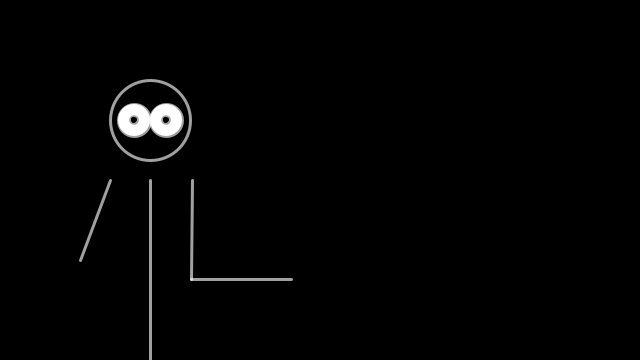
Frame 1 (no input)
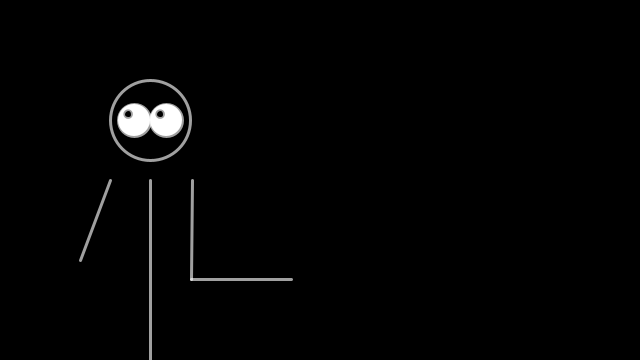
Frame 60 (the mouse pressed at the canvas centre just before this capture)
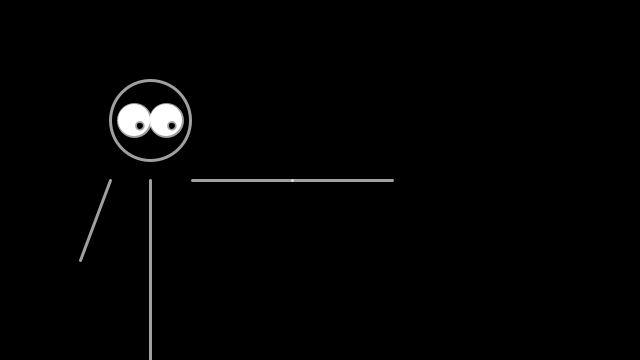
Frame 120 (the mouse held since frame 60 and released just before this capture)

The Processing sketch that drew these frames (run headless with seeded random() and noise(); from frame 60 on, the mouse is pressed at the canvas centre):

// Processing sketch: processing_140877
// ── processing_140877.pde

//Sam Legros, Exercise 7, Question 1

// To this sketch, I added the Soot coding, as well as a body and
// limb to create a stick character. I noticed that the arm's
// basic movement resembles a basic waving-like form. That being
// said, I decided to add a welcoming text whenever the mouse would
// move the arm in such a manner that replicated a "wave". I also
// changed the strokeWeight to make the stick character more 'stick'-
// like. I believe my changes to this sketch brings life to the
// simple concept. From a single arm, to a person with a 'voice'.

Soot guy; // Face added

float x, y;
float angle1 = 0.0;
float angle2 = 0.0;
float segLength = 100;

void setup() {
  size(640, 360);
  strokeWeight(3);
  stroke(255, 160);

  guy = new Soot(150, 120, 80);

  x = width * 0.3;
  y = height * 0.5;
}

void draw() {
  background(0);

  line(150, 180, 150, 500); // Body
  line(110, 180, 80, 260); // Left arm

  guy.display();

  angle1 = (mouseX/float(width) - 0.5) * -PI;
  angle2 = (mouseY/float(height) - 0.5) * PI;

  pushMatrix();
  segment(x, y, angle1); 
  segment(segLength, 0, angle2);
  popMatrix();

  if (mouseY < height/2 && mouseX > width/2) { // Welcoming text
    fill(255);
    ellipse(150, 148, 20, 10);
    ellipse(500, 90, 200, 70);
    triangle(500, 70, 500, 110, 380, 120);
    textSize(30);
    fill(128);
    text("Hello there!", 420, 100);
  }
}

void segment(float x, float y, float a) {
  translate(x, y);
  rotate(a);
  line(0, 0, segLength, 0);
}

///////////////////////////////////////////////////////////////////////
///////////////////////////////////////////////////////////////////////

class Soot {   
  float x;
  float y; 
  float size;  
  Eyeball left;
  Eyeball right; 

  Soot(float x_, float y_, float size_) {
    x = x_; 
    y = y_;
    size = size_; 

    float eyeSize = size * 0.4;
    left = new Eyeball(x-eyeSize/2, y, eyeSize, eyeSize*0.3); 
    right = new Eyeball(x+eyeSize/2, y, eyeSize, eyeSize*0.3);
  } 

  void display() {
    fill(0); 
    ellipse(x, y, size, size);
    left.display();
    right.display(); 
    left.track();
    right.track();
  }
}

///////////////////////////////////////////////////////////////////////

class Eyeball {

  float x;
  float y;   
  float pupilX; 
  float pupilY; 
  float eyeSize; 
  float pupilSize; 
  float pupilLimit; 

  Eyeball( float x_, float y_, float eyeSize_, float pupilSize_ ) {
    eyeSize = eyeSize_; 
    pupilSize = pupilSize_; 
    x = x_;
    y = y_; 
    pupilX = x_; 
    pupilY = y_; 
    pupilLimit = eyeSize/3 - pupilSize/2;
  } 

  void display() { 
    fill(255);
    ellipse(x, y, eyeSize, eyeSize); 
    fill(0);
    ellipse(pupilX, pupilY, pupilSize, pupilSize);
  }

  void track() {
    pupilX = constrain(mouseX, x-pupilLimit, x+pupilLimit); 
    pupilY = constrain(mouseY, y-pupilLimit, y+pupilLimit);
  }
}
